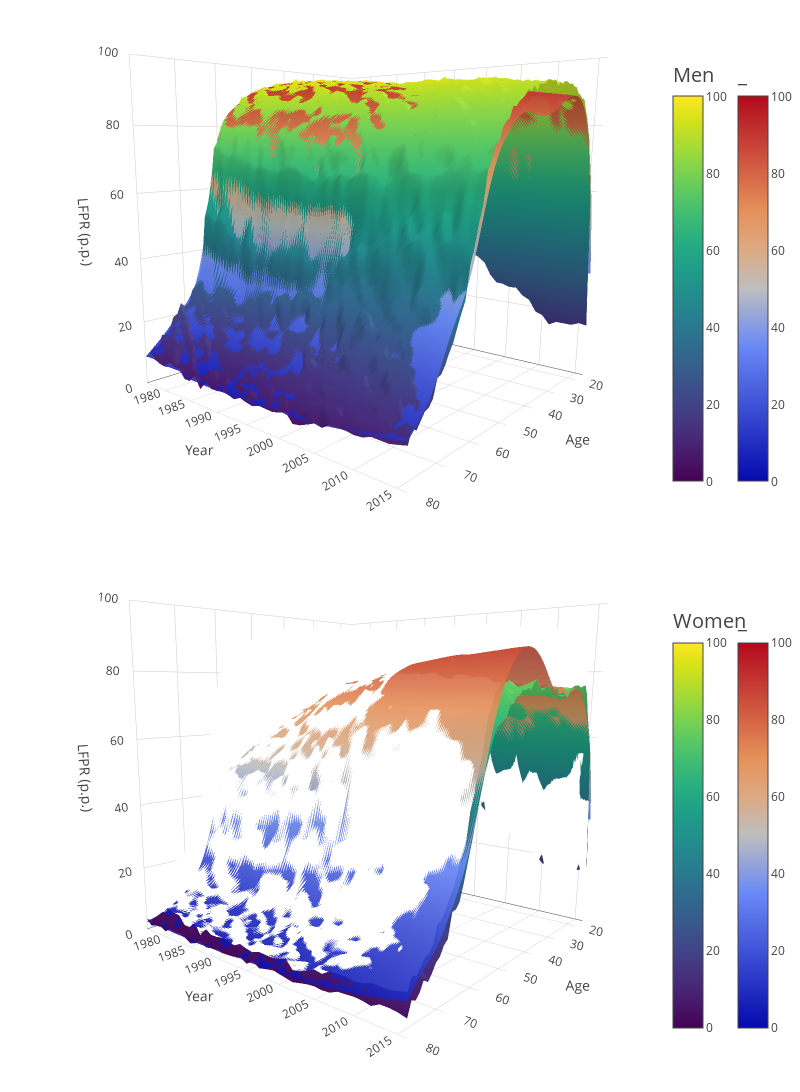

Notebook code cell kept with this figure:
### Code cell
execfile("scripts/draw_testkernel_plots_plotly2.py")

### Figure 1 — Plotly figure (JSON) as saved in the notebook; plotly's stock layout.template omitted (floating-point values rounded to 4 significant figures; data arrays with more than 128 entries replaced by an {"elided": "..."} marker saying what was removed)
{"data": [{"cauto": false, "cmax": 100, "cmin": 0, "colorbar": {"len": 0.4, "title": "Men", "titlefont": {"size": 20}, "y": 0.75}, "colorscale": "Viridis", "name": "Actual", "scene": "scene1", "showscale": true, "type": "surface", "x": {"elided": "65x41 int values"}, "y": {"elided": "65x41 int values"}, "z": {"elided": "65x41 float values"}}, {"cauto": false, "cmax": 100, "cmin": 0, "colorbar": {"len": 0.4, "title": "Women", "titlefont": {"size": 20}, "y": 0.25}, "colorscale": "Viridis", "name": "Actual", "scene": "scene2", "showscale": true, "type": "surface", "x": {"elided": "65x41 int values"}, "y": {"elided": "65x41 int values"}, "z": {"elided": "65x41 float values"}}, {"cauto": false, "cmax": 100, "cmin": 0, "colorbar": {"len": 0.4, "title": "_", "titlefont": {"size": 20}, "x": 1.12, "y": 0.75}, "colorscale": "RdBu", "name": "Predicted", "opacity": 0.9, "scene": "scene1", "showscale": true, "type": "surface", "x": {"elided": "65x41 int values"}, "y": {"elided": "65x41 int values"}, "z": {"elided": "65x41 float values"}}, {"cauto": false, "cmax": 100, "cmin": 0, "colorbar": {"len": 0.4, "title": "_", "titlefont": {"size": 20}, "x": 1.12, "y": 0.25}, "colorscale": "RdBu", "name": "Predicted", "opacity": 0.9, "scene": "scene2", "showscale": true, "type": "surface", "x": {"elided": "65x41 int values"}, "y": {"elided": "65x41 int values"}, "z": {"elided": "65x41 float values"}}], "layout": {"autosize": false, "height": 1200, "margin": {"b": 0, "l": 0, "r": 0, "t": 0}, "scene1": {"aspectmode": "cube", "camera": {"center": {"x": 0.1, "y": -0.1, "z": -0.15}, "eye": {"x": 1.6, "y": 1.25, "z": 0.25}}, "domain": {"x": [0, 1], "y": [0.5, 1]}, "xaxis": {"range": [16, 80], "title": "Age"}, "yaxis": {"range": [1976, 2016], "title": "Year"}, "zaxis": {"range": [0, 100], "title": "LFPR (p.p.)"}}, "scene2": {"aspectmode": "cube", "camera": {"center": {"x": 0.1, "y": -0.1, "z": -0.15}, "eye": {"x": 1.6, "y": 1.25, "z": 0.25}}, "domain": {"x": [0, 1], "y": [0, 0.5]}, "xaxis": {"range": [16, 80], "title": "Age"}, "yaxis": {"range": [1976, 2016], "title": "Year"}, "zaxis": {"range": [0, 100], "title": "LFPR (p.p.)"}}, "width": 800}}
